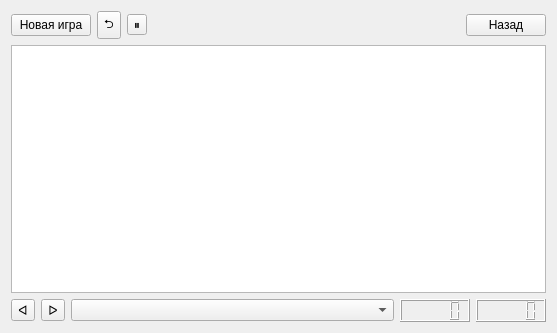
<?xml version="1.0" encoding="UTF-8"?>
<ui version="4.0">
 <class>GameFieldWindow</class>
 <widget class="QWidget" name="GameFieldWindow">
  <property name="geometry">
   <rect>
    <x>0</x>
    <y>0</y>
    <width>557</width>
    <height>333</height>
   </rect>
  </property>
  <property name="windowTitle">
   <string>Form</string>
  </property>
  <layout class="QGridLayout" name="gridLayout">
   <item row="0" column="0">
    <layout class="QVBoxLayout" name="verticalLayout">
     <item>
      <layout class="QHBoxLayout" name="game_header">
       <item>
        <widget class="QPushButton" name="buttonNewGameGame">
         <property name="focusPolicy">
          <enum>Qt::NoFocus</enum>
         </property>
         <property name="text">
          <string>Новая игра</string>
         </property>
        </widget>
       </item>
       <item>
        <widget class="QToolButton" name="buttonCancelStep">
         <property name="focusPolicy">
          <enum>Qt::NoFocus</enum>
         </property>
         <property name="text">
          <string>⮌</string>
         </property>
        </widget>
       </item>
       <item>
        <widget class="QToolButton" name="buttonPauseGame">
         <property name="focusPolicy">
          <enum>Qt::NoFocus</enum>
         </property>
         <property name="text">
          <string>⏸</string>
         </property>
        </widget>
       </item>
       <item>
        <spacer name="horizontalSpacer_5">
         <property name="orientation">
          <enum>Qt::Horizontal</enum>
         </property>
         <property name="sizeHint" stdset="0">
          <size>
           <width>40</width>
           <height>20</height>
          </size>
         </property>
        </spacer>
       </item>
       <item>
        <widget class="QPushButton" name="buttonBackGame">
         <property name="focusPolicy">
          <enum>Qt::NoFocus</enum>
         </property>
         <property name="text">
          <string>Назад</string>
         </property>
        </widget>
       </item>
      </layout>
     </item>
     <item>
      <widget class="QGraphicsView" name="graphicsView">
       <property name="focusPolicy">
        <enum>Qt::NoFocus</enum>
       </property>
      </widget>
     </item>
     <item>
      <layout class="QHBoxLayout" name="game_footer">
       <item>
        <widget class="QToolButton" name="buttonPrevStep">
         <property name="focusPolicy">
          <enum>Qt::NoFocus</enum>
         </property>
         <property name="text">
          <string>ᐊ</string>
         </property>
        </widget>
       </item>
       <item>
        <widget class="QToolButton" name="buttonNextStep">
         <property name="focusPolicy">
          <enum>Qt::NoFocus</enum>
         </property>
         <property name="text">
          <string>ᐅ</string>
         </property>
        </widget>
       </item>
       <item>
        <widget class="QComboBox" name="comboBoxSteps">
         <property name="focusPolicy">
          <enum>Qt::NoFocus</enum>
         </property>
        </widget>
       </item>
       <item>
        <widget class="QLCDNumber" name="timerFirstPlayer">
         <property name="maximumSize">
          <size>
           <width>70</width>
           <height>16777215</height>
          </size>
         </property>
        </widget>
       </item>
       <item>
        <widget class="QLCDNumber" name="timerSecondPlayer">
         <property name="maximumSize">
          <size>
           <width>70</width>
           <height>16777215</height>
          </size>
         </property>
        </widget>
       </item>
      </layout>
     </item>
    </layout>
   </item>
  </layout>
 </widget>
 <resources/>
 <connections/>
</ui>
